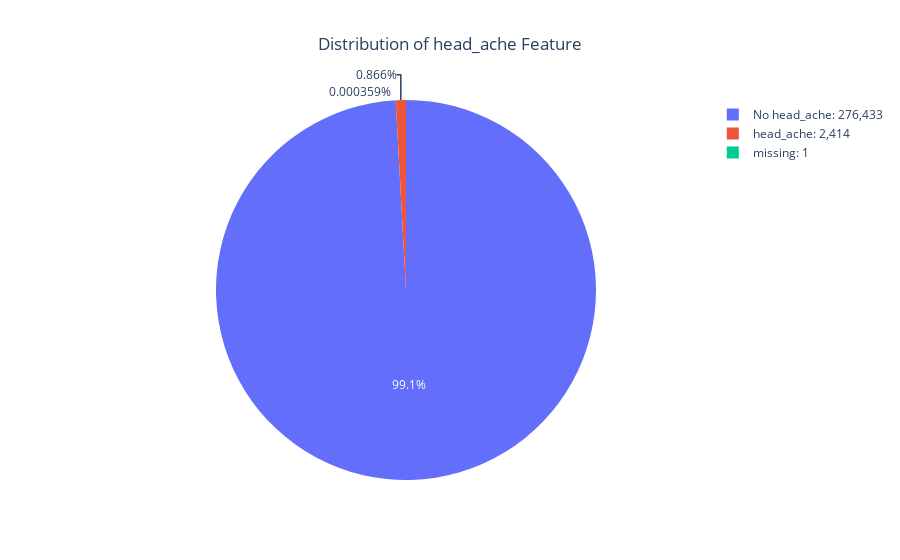

This figure's notebook cell:
### Markdown cell above
#### 3.6 `head_ache`

- **Missing values**: There is `1` missing value.
- **Value Counts**:
  - `0.0`: Reported in `276,433` instances.
  - `1.0`: Reported in `2,414` instances.
- **Prevalence**: Headache is reported in approximately `0.9%` of the total cases (`2,414 / 278,848`).
- **Data Type Consideration**: `head_ache` is stored as a float64 (`0.0` and `1.0`), representing binary presence (`1.0`) or absence (`0.0`) of headache.

### Code cell
pie_value_count("head_ache")

### Figure 1 — Plotly figure (JSON) as saved in the notebook; plotly's stock layout.template omitted (floating-point values rounded to 4 significant figures)
{"data": [{"domain": {"x": [0, 1], "y": [0, 1]}, "hovertemplate": "status=%{label}<br>value_counts=%{value}<extra></extra>", "labels": ["No head_ache: 276,433", "head_ache: 2,414", "missing: 1"], "legendgroup": "", "name": "", "showlegend": true, "type": "pie", "values": [276433, 2414, 1]}], "layout": {"legend": {"tracegroupgap": 0}, "title": {"text": "Distribution of head_ache Feature", "x": 0.5}}}
